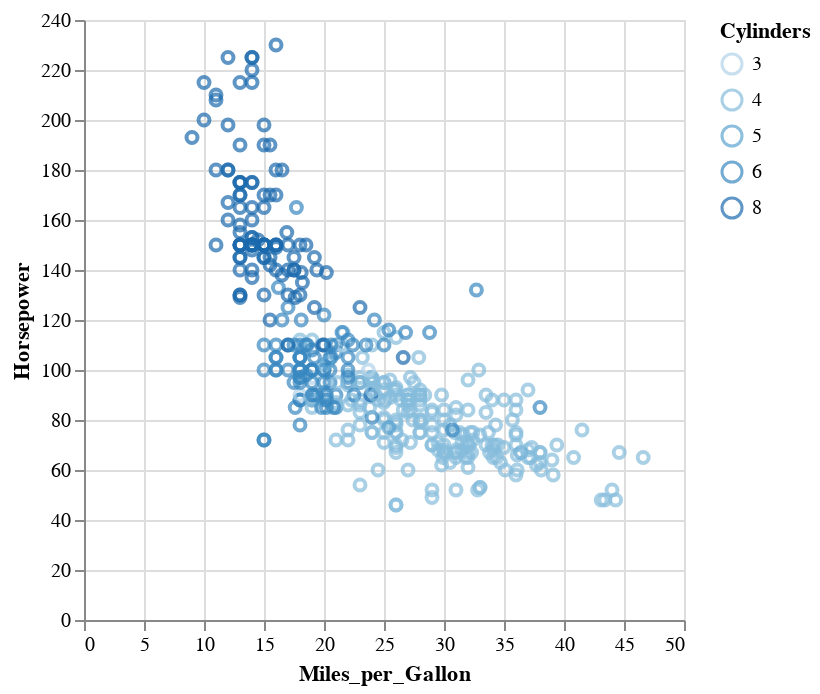

Notebook cell for this chart:
### Code cell
#add color to discrete ordered data
alt.Chart(cars).mark_point().encode(
    x = 'Miles_per_Gallon',
    y = 'Horsepower',
    color = 'Cylinders:O')

### Figure 1 — Vega-Lite specification as saved in the notebook (floating-point values rounded to 4 significant figures; data arrays with more than 128 entries replaced by an {"elided": "..."} marker saying what was removed)
{"config": {"view": {"continuousWidth": 300, "continuousHeight": 300}}, "data": {"name": "data-583e73726c1545c56c203344161a975c"}, "mark": {"type": "point"}, "encoding": {"color": {"field": "Cylinders", "type": "ordinal"}, "x": {"field": "Miles_per_Gallon", "type": "quantitative"}, "y": {"field": "Horsepower", "type": "quantitative"}}, "$schema": "https://vega.github.io/schema/vega-lite/v5.20.1.json", "datasets": {"data-583e73726c1545c56c203344161a975c": {"elided": "406 records"}}}
